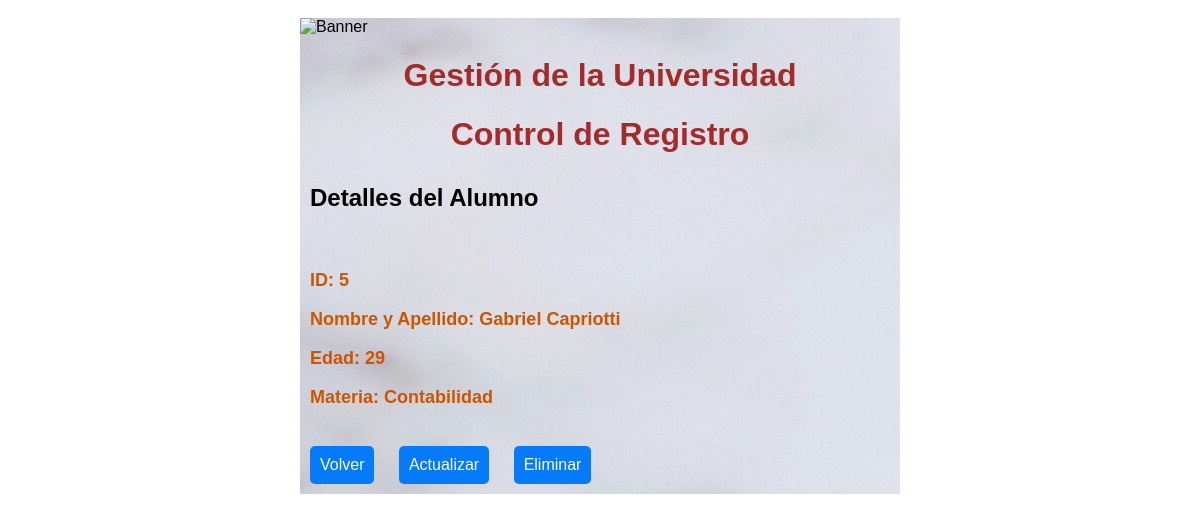
Screenshot of /appuni/alumno/5/ with the database file from the repository.
### appuni/models.py (models this page shows, shortened)
class Alumno(models.Model):
    nombre = models.CharField(max_length=100)
    edad = models.IntegerField()
    materia = models.CharField(max_length=100, choices=MATERIAS)

### appuni/views.py (the view)
# urls.py: path('alumno/<int:pk>/', views.alumno, name='alumno'),
def alumno(request, pk):
    try:
        alumno = Alumno.objects.get(id=pk)
    except Alumno.DoesNotExist:
        raise Http404("El alumno no se encuentra en la base de datos.")
    ctx = {'alumno': alumno}
    return render(request, 'appuni/alumno.html', ctx)

### appuni/templates/appuni/alumno.html
{% extends "appuni/layout.html" %}
{% block content %}
  <h2>Detalles del Alumno</h2>
  <div class="form-styles">
    <p>ID: {{ alumno.id }}</p>
    <p>Nombre y Apellido: {{ alumno.nombre }}</p>
    <p>Edad: {{ alumno.edad }}</p>
    <p>Materia: {{ alumno.materia }}</p>
  </div>
  <a href="{% url 'index' %}" class="estilo-boton">Volver</a>
  <a href="{% url 'actualizar_alumno' alumno.id %}" class="estilo-boton">Actualizar</a>
  <a href="{% url 'eliminar_alumno' alumno.id %}" class="estilo-boton">Eliminar</a>
{% endblock %}

### appuni/static/appuni/estilos.css (style rules this page uses)
body { display: flex; flex-direction: column; justify-content: center; align-items: center; background-image: url(background.jpg); padding-bottom: 50px; padding-top: 10px; }
h2 { padding: 10px; ; }
input[type="submit"].estilo-boton, button.estilo-boton, a.estilo-boton { background-color: #057bf9; color: white; border: none; border-radius: 5px; text-align: center; text-decoration: none; display: inline-block; font-size: 16px; font-weight: lighter; padding: 10px; margin: 10px; cursor:pointer; }
.form-styles { font-weight: bold; font-size: 18px; color: #cc5500; padding:10px; }

### rows the page displays
Alumno: id "5", nombre "Gabriel Capriotti", edad "29", materia "Contabilidad"
